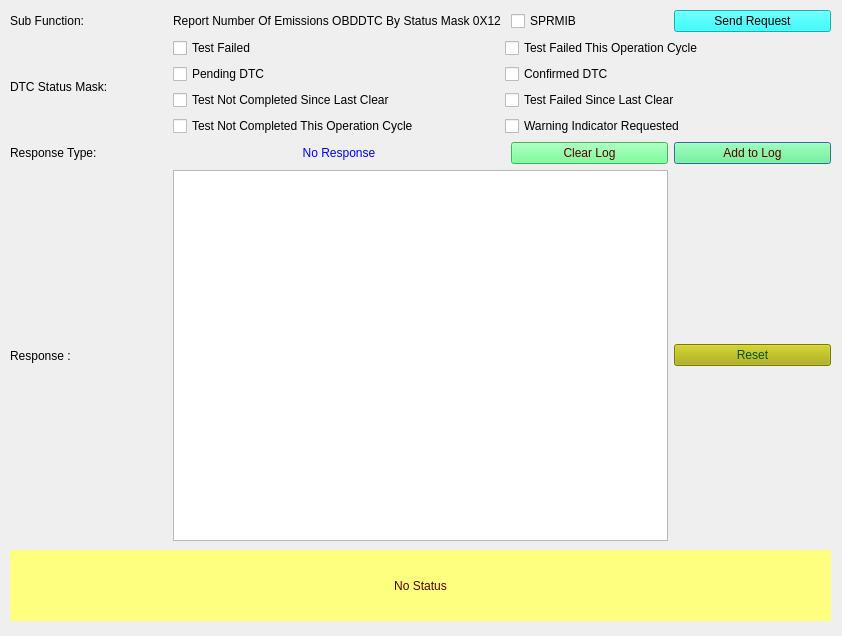
<?xml version="1.0" encoding="UTF-8"?>
<ui version="4.0">
 <class>Form_SID_19_12</class>
 <widget class="QDialog" name="Form_SID_19_12">
  <property name="geometry">
   <rect>
    <x>0</x>
    <y>0</y>
    <width>842</width>
    <height>636</height>
   </rect>
  </property>
  <property name="windowTitle">
   <string>Report Number Of Emissions OBDDTC By Status Mask 0X12 </string>
  </property>
  <widget class="QLabel" name="label_status">
   <property name="geometry">
    <rect>
     <x>10</x>
     <y>550</y>
     <width>821</width>
     <height>71</height>
    </rect>
   </property>
   <property name="styleSheet">
    <string notr="true">background-color: rgb(255, 255, 127);
color: rgb(85, 0, 0);
border-color: rgb(0, 0, 255);</string>
   </property>
   <property name="text">
    <string>No Status</string>
   </property>
   <property name="alignment">
    <set>Qt::AlignCenter</set>
   </property>
   <property name="wordWrap">
    <bool>true</bool>
   </property>
  </widget>
  <widget class="QWidget" name="layoutWidget">
   <property name="geometry">
    <rect>
     <x>10</x>
     <y>10</y>
     <width>821</width>
     <height>531</height>
    </rect>
   </property>
   <layout class="QGridLayout" name="gridLayout_2">
    <property name="sizeConstraint">
     <enum>QLayout::SetNoConstraint</enum>
    </property>
    <item row="8" column="1" colspan="3">
     <widget class="QTextBrowser" name="textBrowser_Resp"/>
    </item>
    <item row="5" column="4">
     <widget class="QPushButton" name="pushButton_appendLog">
      <property name="styleSheet">
       <string notr="true">background-color: rgb(85, 255, 127);
color: rgb(85, 0, 0);</string>
      </property>
      <property name="text">
       <string>Add to Log</string>
      </property>
     </widget>
    </item>
    <item row="5" column="3">
     <widget class="QPushButton" name="pushButton_clearLog">
      <property name="styleSheet">
       <string notr="true">background-color: rgb(85, 255, 127);
color: rgb(85, 0, 0);</string>
      </property>
      <property name="text">
       <string>Clear Log</string>
      </property>
     </widget>
    </item>
    <item row="8" column="0">
     <widget class="QLabel" name="label_4">
      <property name="text">
       <string>Response : </string>
      </property>
     </widget>
    </item>
    <item row="8" column="4">
     <widget class="QPushButton" name="pushButton_reset">
      <property name="styleSheet">
       <string notr="true">background-color: rgb(170, 170, 0);
font: 75 8pt &quot;MS Shell Dlg 2&quot;;
color: rgb(0, 85, 0);</string>
      </property>
      <property name="text">
       <string>Reset</string>
      </property>
     </widget>
    </item>
    <item row="5" column="0">
     <widget class="QLabel" name="label_5">
      <property name="text">
       <string>Response Type: </string>
      </property>
     </widget>
    </item>
    <item row="0" column="0">
     <widget class="QLabel" name="label_subFunction">
      <property name="text">
       <string>Sub Function:</string>
      </property>
     </widget>
    </item>
    <item row="1" column="1" colspan="4">
     <layout class="QHBoxLayout" name="horizontalLayout">
      <item>
       <widget class="QCheckBox" name="checkBox_statusMask_bit0">
        <property name="toolTip">
         <string>&lt;html&gt;&lt;head/&gt;&lt;body&gt;&lt;p&gt;&lt;span style=&quot; font-family:'ui-sans-serif','-apple-system','system-ui','Segoe UI','Helvetica','Apple Color Emoji','Arial','sans-serif','Segoe UI Emoji','Segoe UI Symbol'; font-size:16px; color:#0d0d0d; background-color:#ffffff;&quot;&gt;Selecting this indicates the &lt;/span&gt;&lt;span style=&quot; font-family:'ui-sans-serif','-apple-system','system-ui','Segoe UI','Helvetica','Apple Color Emoji','Arial','sans-serif','Segoe UI Emoji','Segoe UI Symbol'; font-size:16px; font-weight:600; color:#0d0d0d; background-color:#ffffff;&quot;&gt;DTC test &lt;/span&gt;&lt;span style=&quot; font-family:'ui-sans-serif','-apple-system','system-ui','Segoe UI','Helvetica','Apple Color Emoji','Arial','sans-serif','Segoe UI Emoji','Segoe UI Symbol'; font-size:16px; color:#0d0d0d; background-color:#ffffff;&quot;&gt;has &lt;/span&gt;&lt;span style=&quot; font-family:'ui-sans-serif','-apple-system','system-ui','Segoe UI','Helvetica','Apple Color Emoji','Arial','sans-serif','Segoe UI Emoji','Segoe UI Symbol'; font-size:16px; font-weight:600; color:#0d0d0d; background-color:#ffffff;&quot;&gt;matured as a failure&lt;/span&gt;&lt;span style=&quot; font-family:'ui-sans-serif','-apple-system','system-ui','Segoe UI','Helvetica','Apple Color Emoji','Arial','sans-serif','Segoe UI Emoji','Segoe UI Symbol'; font-size:16px; color:#0d0d0d; background-color:#ffffff;&quot;&gt;, confirming the fault as present.&lt;/span&gt;&lt;/p&gt;&lt;/body&gt;&lt;/html&gt;</string>
        </property>
        <property name="text">
         <string>Test Failed</string>
        </property>
       </widget>
      </item>
      <item>
       <widget class="QCheckBox" name="checkBox_statusMask_bit1">
        <property name="toolTip">
         <string>&lt;html&gt;&lt;head/&gt;&lt;body&gt;&lt;p&gt;&lt;span style=&quot; font-family:'ui-sans-serif','-apple-system','system-ui','Segoe UI','Helvetica','Apple Color Emoji','Arial','sans-serif','Segoe UI Emoji','Segoe UI Symbol'; font-size:16px; color:#0d0d0d; background-color:#ffffff;&quot;&gt;Selecting this indicates the &lt;/span&gt;&lt;span style=&quot; font-family:'ui-sans-serif','-apple-system','system-ui','Segoe UI','Helvetica','Apple Color Emoji','Arial','sans-serif','Segoe UI Emoji','Segoe UI Symbol'; font-size:16px; font-weight:600; font-style:italic; color:#0d0d0d; background-color:#ffffff;&quot;&gt;DTC test failed  &lt;/span&gt;&lt;span style=&quot; font-family:'ui-sans-serif','-apple-system','system-ui','Segoe UI','Helvetica','Apple Color Emoji','Arial','sans-serif','Segoe UI Emoji','Segoe UI Symbol'; font-size:16px; color:#0d0d0d; background-color:#ffffff;&quot;&gt;during the &lt;/span&gt;&lt;span style=&quot; font-family:'ui-sans-serif','-apple-system','system-ui','Segoe UI','Helvetica','Apple Color Emoji','Arial','sans-serif','Segoe UI Emoji','Segoe UI Symbol'; font-size:16px; font-weight:600; color:#0d0d0d; background-color:#ffffff;&quot;&gt;current operation cycle&lt;/span&gt;&lt;span style=&quot; font-family:'ui-sans-serif','-apple-system','system-ui','Segoe UI','Helvetica','Apple Color Emoji','Arial','sans-serif','Segoe UI Emoji','Segoe UI Symbol'; font-size:16px; color:#0d0d0d; background-color:#ffffff;&quot;&gt;.&lt;/span&gt;&lt;/p&gt;&lt;/body&gt;&lt;/html&gt;</string>
        </property>
        <property name="text">
         <string>Test Failed This Operation Cycle</string>
        </property>
       </widget>
      </item>
     </layout>
    </item>
    <item row="2" column="1" colspan="4">
     <layout class="QHBoxLayout" name="horizontalLayout_3">
      <item>
       <widget class="QCheckBox" name="checkBox_statusMask_bit2">
        <property name="toolTip">
         <string>&lt;html&gt;&lt;head/&gt;&lt;body&gt;&lt;p&gt;&lt;span style=&quot; font-family:'ui-sans-serif','-apple-system','system-ui','Segoe UI','Helvetica','Apple Color Emoji','Arial','sans-serif','Segoe UI Emoji','Segoe UI Symbol'; font-size:16px; color:#0d0d0d; background-color:#ffffff;&quot;&gt;Selecting this indicates the DTC has failed in the current or previous operation cycle and is &lt;/span&gt;&lt;span style=&quot; font-family:'ui-sans-serif','-apple-system','system-ui','Segoe UI','Helvetica','Apple Color Emoji','Arial','sans-serif','Segoe UI Emoji','Segoe UI Symbol'; font-size:16px; font-weight:600; font-style:italic; color:#0d0d0d; background-color:#ffffff;&quot;&gt;pending  .&lt;/span&gt;&lt;/p&gt;&lt;/body&gt;&lt;/html&gt;</string>
        </property>
        <property name="text">
         <string>Pending DTC</string>
        </property>
       </widget>
      </item>
      <item>
       <widget class="QCheckBox" name="checkBox_statusMask_bit3">
        <property name="toolTip">
         <string>&lt;html&gt;&lt;head/&gt;&lt;body&gt;&lt;p align=&quot;justify&quot;&gt;&lt;span style=&quot; font-family:'ui-sans-serif','-apple-system','system-ui','Segoe UI','Helvetica','Apple Color Emoji','Arial','sans-serif','Segoe UI Emoji','Segoe UI Symbol'; font-size:16px; color:#0d0d0d; background-color:#ffffff;&quot;&gt;Selecting this indicates that the fault has been continuously active for a specific monitoring routine and is matured enough in the current operation cycle so that it can be said confirmed. &lt;/span&gt;&lt;/p&gt;&lt;/body&gt;&lt;/html&gt;</string>
        </property>
        <property name="text">
         <string>Confirmed DTC</string>
        </property>
       </widget>
      </item>
     </layout>
    </item>
    <item row="3" column="1" colspan="4">
     <layout class="QHBoxLayout" name="horizontalLayout_4">
      <item>
       <widget class="QCheckBox" name="checkBox_statusMask_bit4">
        <property name="toolTip">
         <string>&lt;html&gt;&lt;head/&gt;&lt;body&gt;&lt;p&gt;&lt;span style=&quot; font-family:'ui-sans-serif','-apple-system','system-ui','Segoe UI','Helvetica','Apple Color Emoji','Arial','sans-serif','Segoe UI Emoji','Segoe UI Symbol'; font-size:16px; color:#0d0d0d; background-color:#ffffff;&quot;&gt;Selecting this indicates the DTC test has&lt;/span&gt;&lt;span style=&quot; font-family:'ui-sans-serif','-apple-system','system-ui','Segoe UI','Helvetica','Apple Color Emoji','Arial','sans-serif','Segoe UI Emoji','Segoe UI Symbol'; font-size:16px; font-style:italic; color:#0d0d0d; background-color:#ffffff;&quot;/&gt;&lt;span style=&quot; font-family:'ui-sans-serif','-apple-system','system-ui','Segoe UI','Helvetica','Apple Color Emoji','Arial','sans-serif','Segoe UI Emoji','Segoe UI Symbol'; font-size:16px; font-weight:600; font-style:italic; color:#0d0d0d; background-color:#ffffff;&quot;&gt;not completed &lt;/span&gt;&lt;span style=&quot; font-family:'ui-sans-serif','-apple-system','system-ui','Segoe UI','Helvetica','Apple Color Emoji','Arial','sans-serif','Segoe UI Emoji','Segoe UI Symbol'; font-size:16px; font-style:italic; color:#0d0d0d; background-color:#ffffff;&quot;&gt;since the last DTC code clear&lt;/span&gt;&lt;span style=&quot; font-family:'ui-sans-serif','-apple-system','system-ui','Segoe UI','Helvetica','Apple Color Emoji','Arial','sans-serif','Segoe UI Emoji','Segoe UI Symbol'; font-size:16px; color:#0d0d0d; background-color:#ffffff;&quot;&gt;.&lt;/span&gt;&lt;/p&gt;&lt;/body&gt;&lt;/html&gt;</string>
        </property>
        <property name="text">
         <string>Test Not Completed Since Last Clear</string>
        </property>
       </widget>
      </item>
      <item>
       <widget class="QCheckBox" name="checkBox_statusMask_bit5">
        <property name="toolTip">
         <string>&lt;html&gt;&lt;head/&gt;&lt;body&gt;&lt;p&gt;&lt;span style=&quot; font-family:'ui-sans-serif','-apple-system','system-ui','Segoe UI','Helvetica','Apple Color Emoji','Arial','sans-serif','Segoe UI Emoji','Segoe UI Symbol'; font-size:16px; color:#0d0d0d; background-color:#ffffff;&quot;&gt;Selecting this indicates the DTC test&lt;/span&gt;&lt;span style=&quot; font-family:'ui-sans-serif','-apple-system','system-ui','Segoe UI','Helvetica','Apple Color Emoji','Arial','sans-serif','Segoe UI Emoji','Segoe UI Symbol'; font-size:16px; font-style:italic; color:#0d0d0d; background-color:#ffffff;&quot;&gt; has &lt;/span&gt;&lt;span style=&quot; font-family:'ui-sans-serif','-apple-system','system-ui','Segoe UI','Helvetica','Apple Color Emoji','Arial','sans-serif','Segoe UI Emoji','Segoe UI Symbol'; font-size:16px; font-weight:600; font-style:italic; color:#0d0d0d; background-color:#ffffff;&quot;&gt;failed &lt;/span&gt;&lt;span style=&quot; font-family:'ui-sans-serif','-apple-system','system-ui','Segoe UI','Helvetica','Apple Color Emoji','Arial','sans-serif','Segoe UI Emoji','Segoe UI Symbol'; font-size:16px; font-style:italic; color:#0d0d0d; background-color:#ffffff;&quot;&gt;at least once since the last code clear.&lt;/span&gt;&lt;/p&gt;&lt;/body&gt;&lt;/html&gt;</string>
        </property>
        <property name="text">
         <string>Test Failed Since Last Clear</string>
        </property>
       </widget>
      </item>
     </layout>
    </item>
    <item row="4" column="1" colspan="4">
     <layout class="QHBoxLayout" name="horizontalLayout_5">
      <item>
       <widget class="QCheckBox" name="checkBox_statusMask_bit6">
        <property name="toolTip">
         <string>&lt;html&gt;&lt;head/&gt;&lt;body&gt;&lt;p&gt;&lt;span style=&quot; font-family:'ui-sans-serif','-apple-system','system-ui','Segoe UI','Helvetica','Apple Color Emoji','Arial','sans-serif','Segoe UI Emoji','Segoe UI Symbol'; font-size:16px; color:#0d0d0d; background-color:#ffffff;&quot;&gt;Selecting this indicates the DTC test has &lt;/span&gt;&lt;span style=&quot; font-family:'ui-sans-serif','-apple-system','system-ui','Segoe UI','Helvetica','Apple Color Emoji','Arial','sans-serif','Segoe UI Emoji','Segoe UI Symbol'; font-size:16px; font-weight:600; font-style:italic; color:#0d0d0d; background-color:#ffffff;&quot;&gt;not completed &lt;/span&gt;&lt;span style=&quot; font-family:'ui-sans-serif','-apple-system','system-ui','Segoe UI','Helvetica','Apple Color Emoji','Arial','sans-serif','Segoe UI Emoji','Segoe UI Symbol'; font-size:16px; font-style:italic; color:#0d0d0d; background-color:#ffffff;&quot;&gt;during this  current operation cycle.&lt;/span&gt;&lt;/p&gt;&lt;/body&gt;&lt;/html&gt;</string>
        </property>
        <property name="text">
         <string>Test Not Completed This Operation Cycle</string>
        </property>
       </widget>
      </item>
      <item>
       <widget class="QCheckBox" name="checkBox_statusMask_bit7">
        <property name="toolTip">
         <string>&lt;html&gt;&lt;head/&gt;&lt;body&gt;&lt;p&gt;&lt;span style=&quot; font-family:'ui-sans-serif','-apple-system','system-ui','Segoe UI','Helvetica','Apple Color Emoji','Arial','sans-serif','Segoe UI Emoji','Segoe UI Symbol'; font-size:16px; color:#0d0d0d; background-color:#ffffff;&quot;&gt;Selecting this indicates that the server is requesting the &lt;/span&gt;&lt;span style=&quot; font-family:'ui-sans-serif','-apple-system','system-ui','Segoe UI','Helvetica','Apple Color Emoji','Arial','sans-serif','Segoe UI Emoji','Segoe UI Symbol'; font-size:16px; font-weight:600; font-style:italic; color:#0d0d0d; background-color:#ffffff;&quot;&gt;warning indicator &lt;/span&gt;&lt;span style=&quot; font-family:'ui-sans-serif','-apple-system','system-ui','Segoe UI','Helvetica','Apple Color Emoji','Arial','sans-serif','Segoe UI Emoji','Segoe UI Symbol'; font-size:16px; font-style:italic; color:#0d0d0d; background-color:#ffffff;&quot;&gt; to be active.&lt;/span&gt;&lt;/p&gt;&lt;/body&gt;&lt;/html&gt;</string>
        </property>
        <property name="text">
         <string>Warning Indicator Requested</string>
        </property>
       </widget>
      </item>
     </layout>
    </item>
    <item row="5" column="1" colspan="2">
     <widget class="QLabel" name="label_ResType">
      <property name="autoFillBackground">
       <bool>false</bool>
      </property>
      <property name="styleSheet">
       <string notr="true">color: rgb(0, 0, 255);</string>
      </property>
      <property name="text">
       <string>No Response</string>
      </property>
      <property name="alignment">
       <set>Qt::AlignCenter</set>
      </property>
     </widget>
    </item>
    <item row="0" column="4">
     <widget class="QPushButton" name="pushButton_Send19_12Req">
      <property name="toolTip">
       <string>&lt;html&gt;&lt;head/&gt;&lt;body&gt;&lt;p&gt;Sends the 19 service subfunction 12 request to ECU&lt;/p&gt;&lt;/body&gt;&lt;/html&gt;</string>
      </property>
      <property name="styleSheet">
       <string notr="true">background-color: rgb(0, 255, 255);
border-color: rgb(0, 0, 0);
color: rgb(0, 0, 0);</string>
      </property>
      <property name="text">
       <string>Send Request</string>
      </property>
     </widget>
    </item>
    <item row="0" column="3">
     <widget class="QCheckBox" name="checkBox_suppressposmsg">
      <property name="toolTip">
       <string>If selected then Suppress Positive Response Message Indication bit will be set in Subfunction</string>
      </property>
      <property name="text">
       <string>SPRMIB</string>
      </property>
     </widget>
    </item>
    <item row="0" column="1" colspan="2">
     <widget class="QLabel" name="subFunction_Name">
      <property name="text">
       <string>Report Number Of Emissions OBDDTC By Status Mask 0X12 </string>
      </property>
     </widget>
    </item>
    <item row="1" column="0" rowspan="4">
     <widget class="QLabel" name="DTCStatusMask_label">
      <property name="text">
       <string>DTC Status Mask:</string>
      </property>
     </widget>
    </item>
   </layout>
  </widget>
 </widget>
 <resources/>
 <connections/>
</ui>
